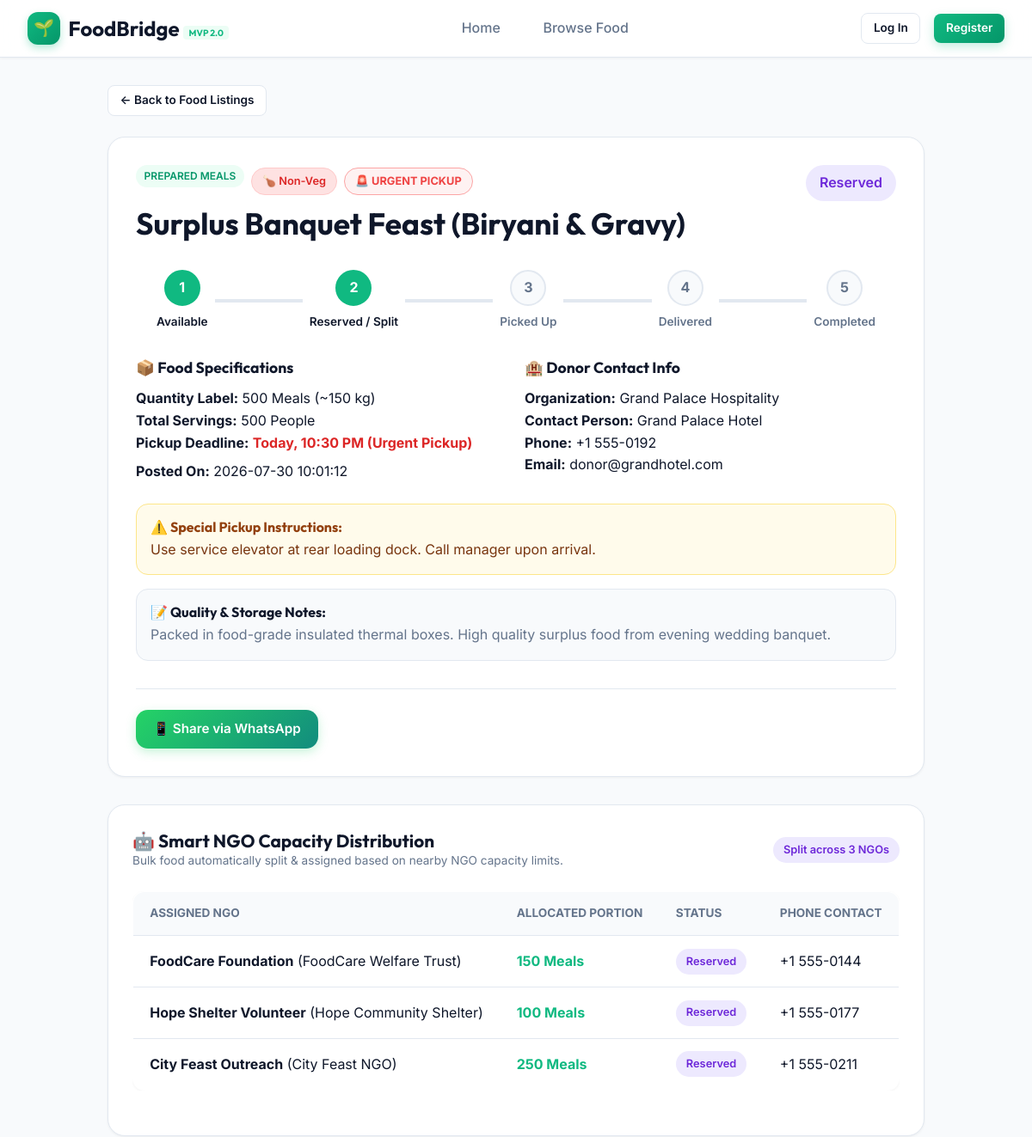
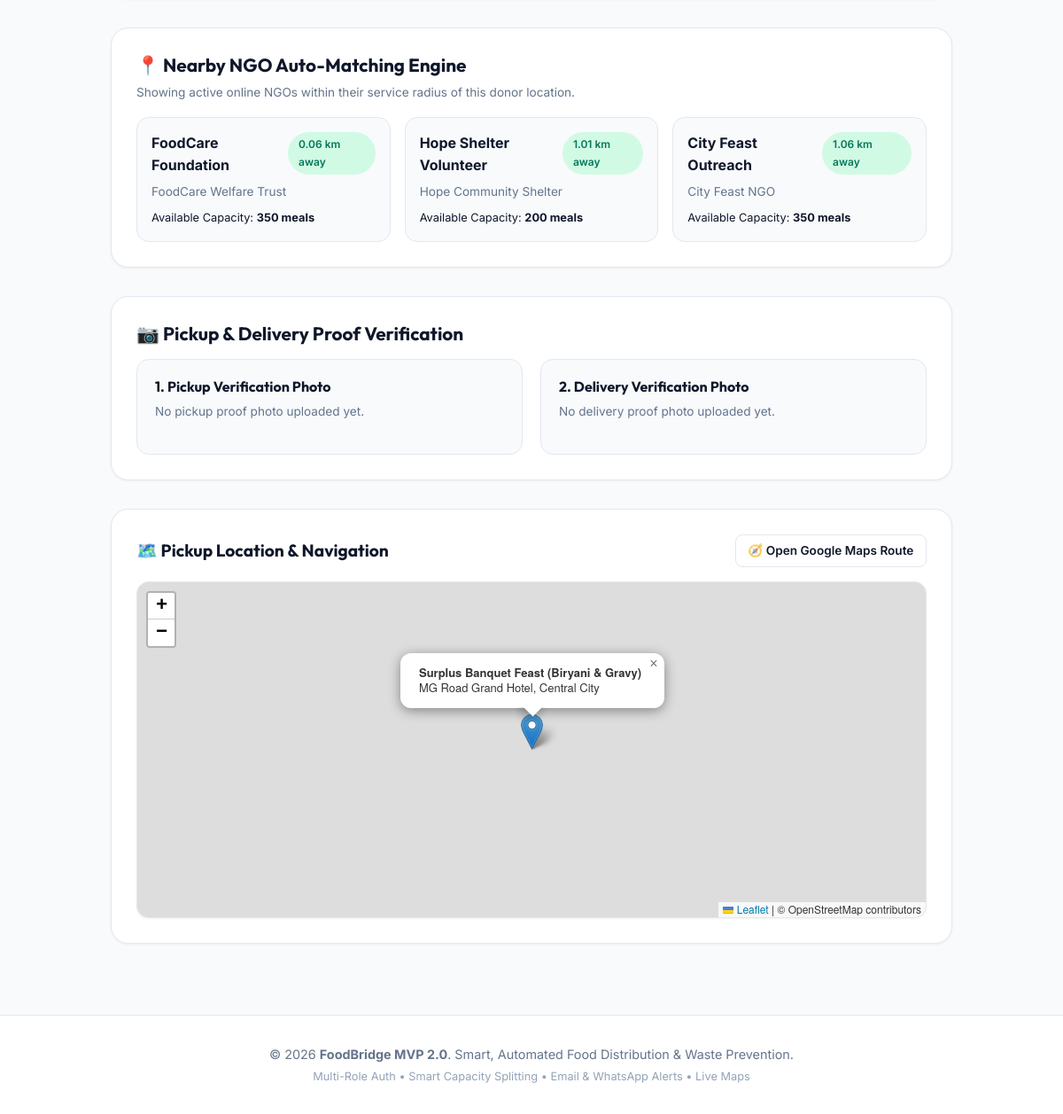
/donations/1, run on the app's committed database (2 pictures, top to bottom).
### tables this page shows
CREATE TABLE donations (
    id INTEGER PRIMARY KEY AUTOINCREMENT,
    donor_id INTEGER NOT NULL,
    food_name TEXT NOT NULL,
    quantity TEXT NOT NULL,
    food_type TEXT DEFAULT 'Veg' CHECK(food_type IN ('Veg', 'Non-Veg')),
    servings_count INTEGER DEFAULT 50,
    category TEXT DEFAULT 'Prepared Meals',
    location TEXT NOT NULL,
    latitude REAL DEFAULT 12.9716,
    longitude REAL DEFAULT 77.5946,
    pickup_deadline TEXT NOT NULL,
    notes TEXT,
    special_instructions TEXT,
    food_image TEXT,
    status TEXT NOT NULL DEFAULT 'Available' CHECK(status IN ('Available', 'Reserved', 'Picked Up', 'Delivered', 'Completed')),
    ngo_id INTEGER,
    pickup_proof_image TEXT,
    pickup_timestamp TEXT,
    delivery_proof_image TEXT,
    delivery_timestamp TEXT,
    is_urgent INTEGER DEFAULT 0,
    created_at TIMESTAMP DEFAULT CURRENT_TIMESTAMP,
    FOREIGN KEY (donor_id) REFERENCES users (id),
    FOREIGN KEY (ngo_id) REFERENCES users (id)
);

CREATE TABLE users (
    id INTEGER PRIMARY KEY AUTOINCREMENT,
    name TEXT NOT NULL,
    email TEXT UNIQUE NOT NULL,
    password_hash TEXT NOT NULL,
    role TEXT NOT NULL CHECK(role IN ('donor', 'ngo', 'admin')),
    phone TEXT,
    organization TEXT,
    -- NGO Capacity & Location Configuration
    max_meals_per_pickup INTEGER DEFAULT 200,
    daily_capacity INTEGER DEFAULT 500,
    current_capacity_used INTEGER DEFAULT 0,
    capacity_reset_date TEXT DEFAULT '',
    availability TEXT DEFAULT 'Online' CHECK(availability IN ('Online', 'Offline')),
    service_radius_km REAL DEFAULT 10.0,
    latitude REAL DEFAULT 12.9716,
    longitude REAL DEFAULT 77.5946,
    created_at TIMESTAMP DEFAULT CURRENT_TIMESTAMP
);

CREATE TABLE donation_allocations (
    id INTEGER PRIMARY KEY AUTOINCREMENT,
    donation_id INTEGER NOT NULL,
    ngo_id INTEGER NOT NULL,
    allocated_quantity INTEGER NOT NULL,
    status TEXT NOT NULL DEFAULT 'Reserved' CHECK(status IN ('Reserved', 'Picked Up', 'Delivered', 'Completed')),
    pickup_proof_image TEXT,
    pickup_timestamp TEXT,
    delivery_proof_image TEXT,
    delivery_timestamp TEXT,
    created_at TIMESTAMP DEFAULT CURRENT_TIMESTAMP,
    FOREIGN KEY (donation_id) REFERENCES donations (id) ON DELETE CASCADE,
    FOREIGN KEY (ngo_id) REFERENCES users (id) ON DELETE CASCADE
);

### app.py (the view)
@app.route('/donations/<int:donation_id>')
def donation_detail(donation_id):
    db = database.get_db()
    donation = db.execute('''
        SELECT d.*,
               u_donor.name as donor_name, u_donor.organization as donor_org, u_donor.phone as donor_phone, u_donor.email as donor_email,
               u_ngo.name as ngo_name, u_ngo.organization as ngo_org, u_ngo.phone as ngo_phone
        FROM donations d
        JOIN users u_donor ON d.donor_id = u_donor.id
        LEFT JOIN users u_ngo ON d.ngo_id = u_ngo.id
        WHERE d.id = ?
    ''', (donation_id,)).fetchone()
    if not donation:
        flash('Donation not found.', 'danger')
        return redirect(url_for('donations'))
    allocations = db.execute('''
        SELECT da.*, u.name as ngo_name, u.organization as ngo_org, u.phone as ngo_phone
        FROM donation_allocations da
        JOIN users u ON da.ngo_id = u.id
        WHERE da.donation_id = ?
    ''', (donation_id,)).fetchall()
    nearby_ngos = find_nearby_ngos(donation['latitude'], donation['longitude'])
    wa_message = f"🥦 *FoodBridge Alert*: Fresh Food Donation Available!\n\n*Item*: {donation['food_name']} ({donation['food_type']})\n*Quantity*: {donation['quantity']} ({donation['servings_count']} Servings)\n*Deadline*: {donation['pickup_deadline']}\n*Location*: {donation['location']}\n\nClick link to claim: {request.url_root}donations/{donation_id}"
    whatsapp_share_url = generate_whatsapp_link('', wa_message)
    return render_template('donation_detail.html',
                           donation=donation,
                           allocations=allocations,
                           nearby_ngos=nearby_ngos,
                           whatsapp_share_url=whatsapp_share_url)

### templates/donation_detail.html (shortened to what this page needs)
{% extends "base.html" %}
{% block content %}
<div style="max-width: 950px; margin: 0 auto;">
    <a href="{{ url_for('donations') }}" class="btn btn-secondary btn-sm" style="margin-bottom: 1.5rem;">
        &larr; Back to Food Listings
    </a>
    <div style="background: white; border-radius: var(--radius-lg); border: 1px solid var(--border-color); padding: 2rem; margin-bottom: 2rem; box-shadow: var(--shadow-sm);">
        <div style="display: flex; justify-content: space-between; align-items: flex-start; flex-wrap: wrap; gap: 1rem; margin-bottom: 1rem;">
            <div>
                <div style="display: flex; align-items: center; gap: 0.5rem; margin-bottom: 0.5rem;">
                    <span class="card-category">{{ donation.category }}</span>
                    <span class="badge {% if donation.food_type == 'Veg' %}badge-veg{% else %}badge-nonveg{% endif %}">
                        {% if donation.food_type == 'Veg' %}🌱 Veg{% else %}🍗 Non-Veg{% endif %}
                    </span>
                    {% if donation.is_urgent %}
                        <span class="badge badge-urgent">🚨 URGENT PICKUP</span>
                    {% endif %}
                </div>
                <h1 style="font-size: 2.2rem; color: var(--text-main);">{{ donation.food_name }}</h1>
            </div>
            <span class="badge badge-{{ donation.status|lower|replace(' ', '') }}" style="font-size: 1rem; padding: 0.5rem 1rem;">
                {{ donation.status }}
            </span>
        </div>
        <div class="timeline">
            <div class="timeline-step {% if donation.status in ['Available', 'Reserved', 'Picked Up', 'Delivered', 'Completed'] %}completed{% endif %}">
                <div class="timeline-icon">1</div>
                <div class="timeline-label">Available</div>
            </div>
            <div class="timeline-step {% if donation.status in ['Reserved', 'Picked Up', 'Delivered', 'Completed'] %}completed{% endif %}">
                <div class="timeline-icon">2</div>
                <div class="timeline-label">Reserved / Split</div>
            </div>
            <div class="timeline-step {% if donation.status in ['Picked Up', 'Delivered', 'Completed'] %}completed{% endif %}">
                <div class="timeline-icon">3</div>
                <div class="timeline-label">Picked Up</div>
            </div>
            <div class="timeline-step {% if donation.status in ['Delivered', 'Completed'] %}completed{% endif %}">
                <div class="timeline-icon">4</div>
                <div class="timeline-label">Delivered</div>
            </div>
            <div class="timeline-step {% if donation.status == 'Completed' %}completed{% endif %}">
                <div class="timeline-icon">5</div>
                <div class="timeline-label">Completed</div>
            </div>
        </div>
        <div class="form-row" style="margin-top: 2rem;">
            <div>
                <h3 style="font-size: 1.1rem; color: var(--text-main); margin-bottom: 0.75rem;">📦 Food Specifications</h3>
                <p><strong>Quantity Label:</strong> {{ donation.quantity }}</p>
                <p><strong>Total Servings:</strong> {{ donation.servings_count or 50 }} People</p>
                <p><strong>Pickup Deadline:</strong> <span style="color: #dc2626; font-weight: bold;">{{ donation.pickup_deadline }}</span></p>
                <p style="margin-top: 0.5rem;"><strong>Posted On:</strong> {{ donation.created_at }}</p>
            </div>
            <div>
                <h3 style="font-size: 1.1rem; color: var(--text-main); margin-bottom: 0.75rem;">🏨 Donor Contact Info</h3>
                <p><strong>Organization:</strong> {{ donation.donor_org or donation.donor_name }}</p>
                <p><strong>Contact Person:</strong> {{ donation.donor_name }}</p>
                <p><strong>Phone:</strong> {{ donation.donor_phone or 'Not provided' }}</p>
                <p><strong>Email:</strong> {{ donation.donor_email }}</p>
            </div>
        </div>
        {% if donation.special_instructions %}
            <div style="background: #fffbeb; border: 1px solid #fde68a; border-radius: var(--radius-md); padding: 1rem; margin-top: 1.5rem;">
                <h4 style="color: #92400e; margin-bottom: 0.25rem;">⚠️ Special Pickup Instructions:</h4>
                <p style="color: #78350f;">{{ donation.special_instructions }}</p>
            </div>
        {% endif %}
        {% if donation.notes %}
            <div style="background: var(--bg-main); border: 1px solid var(--border-color); border-radius: var(--radius-md); padding: 1rem; margin-top: 1rem;">
                <h4 style="color: var(--text-main); margin-bottom: 0.25rem;">📝 Quality & Storage Notes:</h4>
                <p style="color: var(--text-muted);">{{ donation.notes }}</p>
            </div>
        {% endif %}
        <div style="display: flex; gap: 1rem; flex-wrap: wrap; margin-top: 2rem; padding-top: 1.5rem; border-top: 1px solid var(--border-color);">
            <a href="{{ whatsapp_share_url }}" target="_blank" class="btn btn-whatsapp">
                📱 Share via WhatsApp
            </a>
        </div>
    </div>
    {% if allocations %}
        <div style="background: white; border-radius: var(--radius-lg); border: 1px solid var(--border-color); padding: 1.75rem; margin-bottom: 2rem; box-shadow: var(--shadow-sm);">
            <div style="display: flex; justify-content: space-between; align-items: center; margin-bottom: 1rem;">
                <div>
                    <h2 style="font-size: 1.3rem; color: var(--text-main);">🤖 Smart NGO Capacity Distribution</h2>
                    <p style="font-size: 0.85rem; color: var(--text-muted);">Bulk food automatically split & assigned based on nearby NGO capacity limits.</p>
                </div>
                <span class="badge badge-reserved">
                    Split across {{ allocations|length }} NGOs
                </span>
            </div>
            <div class="table-responsive">
                <table class="data-table">
                    <thead>
                        <tr>
                            <th>Assigned NGO</th>
                            <th>Allocated Portion</th>
                            <th>Status</th>
                            <th>Phone Contact</th>
                        </tr>
                    </thead>
                    <tbody>
                        {% for alloc in allocations %}
                            <tr>
                                <td><strong>{{ alloc.ngo_name }}</strong> ({{ alloc.ngo_org }})</td>
                                <td><span style="font-weight: 700; color: var(--primary);">{{ alloc.allocated_quantity }} Meals</span></td>
                                <td>
                                    <span class="badge badge-{{ alloc.status|lower|replace(' ', '') }}">
                                        {{ alloc.status }}
                                    </span>
                                </td>
                                <td>{{ alloc.ngo_phone or 'N/A' }}</td>
                            </tr>
                        {% endfor %}
                    </tbody>
                </table>
            </div>
        </div>
    {% endif %}
    <div style="background: white; border-radius: var(--radius-lg); border: 1px solid var(--border-color); padding: 1.75rem; margin-bottom: 2rem; box-shadow: var(--shadow-sm);">
        <h2 style="font-size: 1.3rem; color: var(--text-main); margin-bottom: 0.5rem;">📍 Nearby NGO Auto-Matching Engine</h2>
        <p style="font-size: 0.85rem; color: var(--text-muted); margin-bottom: 1rem;">Showing active online NGOs within their service radius of this donor location.</p>
        <div style="display: grid; grid-template-columns: repeat(auto-fill, minmax(280px, 1fr)); gap: 1rem;">
            {% for match in nearby_ngos %}
                <div style="background: var(--bg-main); border: 1px solid var(--border-color); border-radius: var(--radius-md); padding: 1rem;">
                    <div style="display: flex; justify-content: space-between; align-items: flex-start; margin-bottom: 0.4rem;">
                        <strong style="color: var(--text-main);">{{ match.ngo.name }}</strong>
                        <span class="badge badge-available" style="font-size: 0.75rem;">{{ match.distance_km }} km away</span>
                    </div>
                    <p style="font-size: 0.85rem; color: var(--text-muted);">{{ match.ngo.organization }}</p>
                    <div style="font-size: 0.8rem; margin-top: 0.5rem; color: var(--text-main);">
                        Available Capacity: <strong>{{ match.available_capacity }} meals</strong>
                    </div>
                </div>
            {% else %}
                <p style="color: var(--text-muted);">No online NGOs currently within 15 km service radius.</p>
            {% endfor %}
        </div>
    </div>
    <div style="background: white; border-radius: var(--radius-lg); border: 1px solid var(--border-color); padding: 1.75rem; margin-bottom: 2rem; box-shadow: var(--shadow-sm);">
        <h2 style="font-size: 1.3rem; color: var(--text-main); margin-bottom: 1rem;">📷 Pickup & Delivery Proof Verification</h2>
        <div class="form-row">
            <div style="background: var(--bg-main); border: 1px solid var(--border-color); border-radius: var(--radius-md); padding: 1.25rem;">
                <h4 style="margin-bottom: 0.5rem; color: var(--text-main);">1. Pickup Verification Photo</h4>
                {% if donation.pickup_proof_image %}
                    <img src="{{ url_for('static', filename=donation.pickup_proof_image) }}" alt="Pickup Proof" style="width: 100%; height: 180px; object-fit: cover; border-radius: var(--radius-sm); margin-bottom: 0.5rem;">
                    <p style="font-size: 0.8rem; color: var(--primary); font-weight: 600;">Verified at: {{ donation.pickup_timestamp }}</p>
                {% else %}
                    <p style="font-size: 0.85rem; color: var(--text-muted); margin-bottom: 1rem;">No pickup proof photo uploaded yet.</p>
                {% endif %}
            </div>
            <div style="background: var(--bg-main); border: 1px solid var(--border-color); border-radius: var(--radius-md); padding: 1.25rem;">
                <h4 style="margin-bottom: 0.5rem; color: var(--text-main);">2. Delivery Verification Photo</h4>
                {% if donation.delivery_proof_image %}
                    <img src="{{ url_for('static', filename=donation.delivery_proof_image) }}" alt="Delivery Proof" style="width: 100%; height: 180px; object-fit: cover; border-radius: var(--radius-sm); margin-bottom: 0.5rem;">
                    <p style="font-size: 0.8rem; color: var(--primary); font-weight: 600;">Verified at: {{ donation.delivery_timestamp }}</p>
                {% else %}
                    <p style="font-size: 0.85rem; color: var(--text-muted); margin-bottom: 1rem;">No delivery proof photo uploaded yet.</p>
                {% endif %}
            </div>
        </div>
    </div>
    <div style="background: white; border-radius: var(--radius-lg); border: 1px solid var(--border-color); padding: 1.75rem; box-shadow: var(--shadow-sm);">
        <div style="display: flex; justify-content: space-between; align-items: center; margin-bottom: 1rem;">
            <h3 style="font-size: 1.2rem; color: var(--text-main);">🗺️ Pickup Location & Navigation</h3>
            <a href="https://www.google.com/maps/dir/?api=1&destination={{ donation.latitude }},{{ donation.longitude }}" target="_blank" class="btn btn-secondary btn-sm">
                🧭 Open Google Maps Route
            </a>
        </div>
        <div id="detail-map" class="detail-map"></div>
    </div>
</div>
{% endblock %}

### data on the page
donations: category "PREPARED MEALS", food_name "Surplus Banquet Feast (Biryani & Gravy)", status "Reserved", quantity "500 Meals (~150 kg)", servings_count "500", pickup_deadline "Today, 10:30 PM (Urgent Pickup)", created_at "2026-07-30 10:01:12", special_instructions "Use service elevator at rear loading dock. Call manager upon arrival.", notes "Packed in food-grade insulated thermal boxes. High quality surplus food from evening wedding banquet."
users: organization "Grand Palace Hospitality", donor_name "Grand Palace Hotel", phone "+1 555-0192", donor_email "donor@grandhotel.com"
donation_allocations: ngo_name "FoodCare Foundation", ngo_org "FoodCare Welfare Trust", allocated_quantity "150", status "Reserved", phone "+1 555-0144"
donation_allocations: ngo_name "Hope Shelter Volunteer", ngo_org "Hope Community Shelter", allocated_quantity "100", status "Reserved", phone "+1 555-0177"
donation_allocations: ngo_name "City Feast Outreach", ngo_org "City Feast NGO", allocated_quantity "250", status "Reserved", phone "+1 555-0211"
users: ngo.name "FoodCare Foundation", ngo.organization "FoodCare Welfare Trust"
users: ngo.name "Hope Shelter Volunteer", ngo.organization "Hope Community Shelter"
users: ngo.name "City Feast Outreach", ngo.organization "City Feast NGO"

### other printed values
{{ allocations|length }} "3"
{{ match.distance_km }} "0.06" "1.01" "1.06"
{{ match.available_capacity }} "350" "200" "350"
